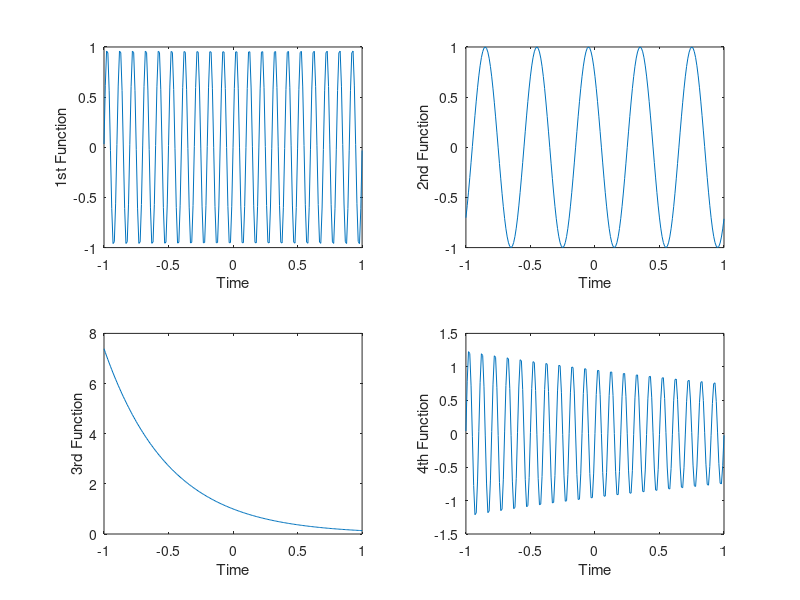

The MATLAB script that drew this image:
a=1+mod(156,3);
pi=3.14;
t=-1:0.01:1;
y1=sin(20*pi*a*t);
subplot(2,2,1);
plot(t,y1);
xlabel('Time');
ylabel('1st Function');
y2=cos((5*pi*a*t) + (pi/4));
subplot(2,2,2);
plot(t,y2);
xlabel('Time');
ylabel('2nd Function');
y3=exp(-2*a*t);
subplot(2,2,3);
plot(t,y3);
xlabel('Time');
ylabel('3rd Function');
y4=(exp(-0.25*a*t)).*(sin(20*pi*t));
subplot(2,2,4);
plot(t,y4);
xlabel('Time');
ylabel('4th Function');